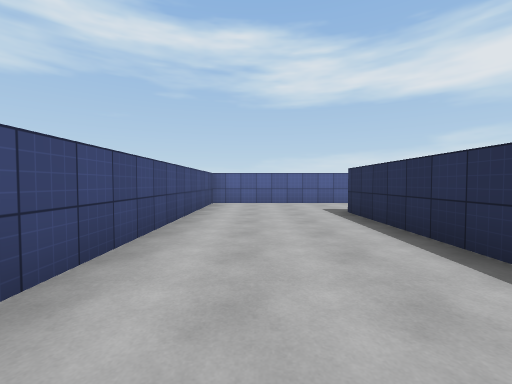
View 1 (above)

24 first-person views from a walk through a scene from a Unity 3-D project. The camera is 1.3 m above the floor, tilts 2° down and sees 90° across. The floor is counted in squares, 2 m on a side. Each view is taken from the middle of a square. On the plan, view 1 faces up. The plan holds only what a view shows up to about 9 squares ahead; the rest is blank. The place goes on beyond the plan. Surface patterns are stand-ins for the level's own textures.

View 2
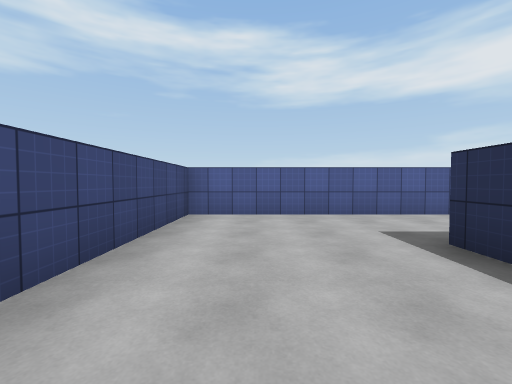

View 3
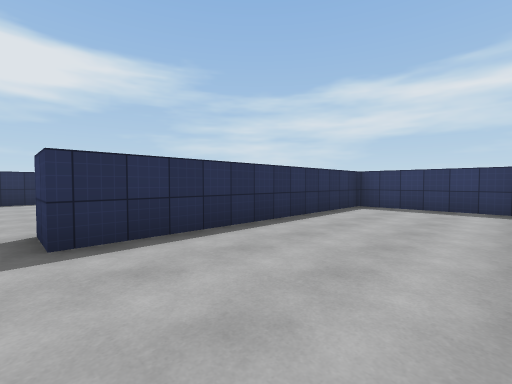

View 4
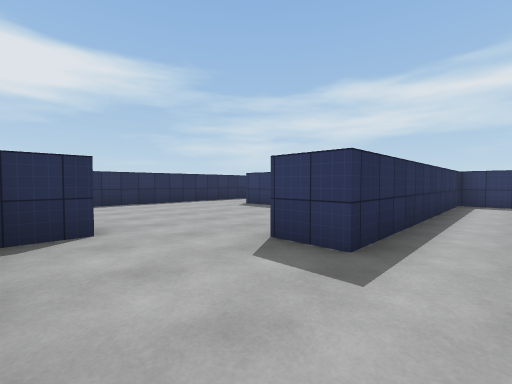

View 5
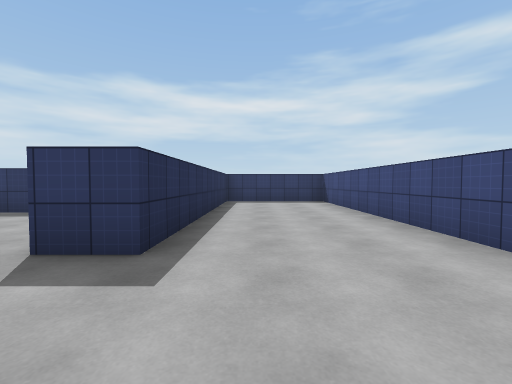

View 6
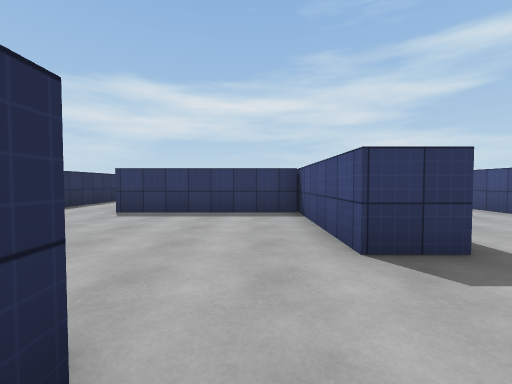

View 7
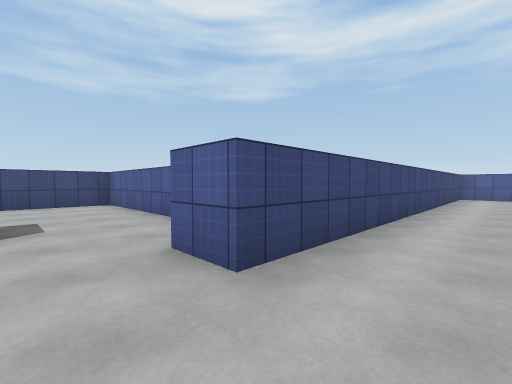

View 8
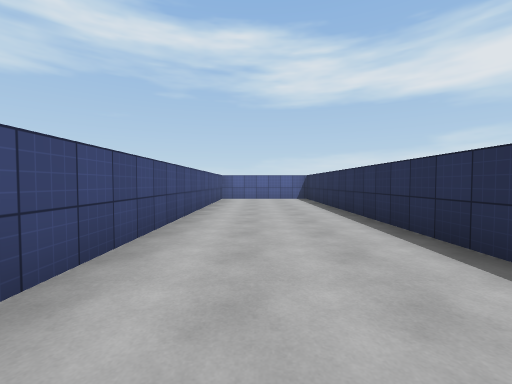

View 9
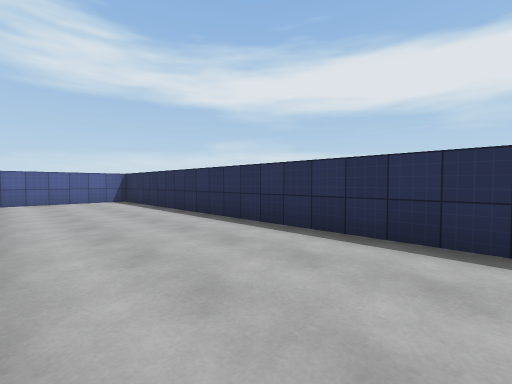

View 10
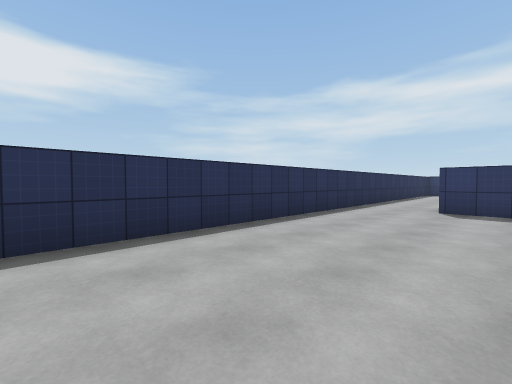

View 11
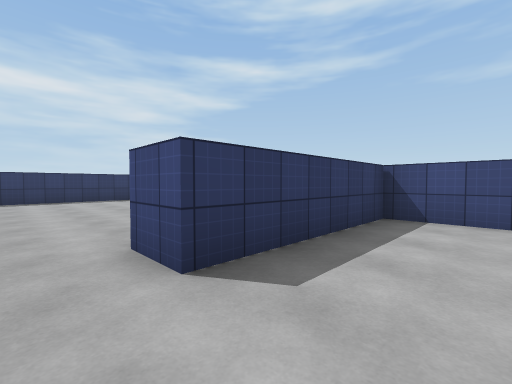

View 12
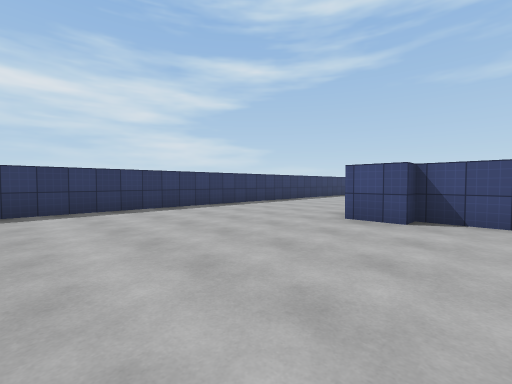

View 13
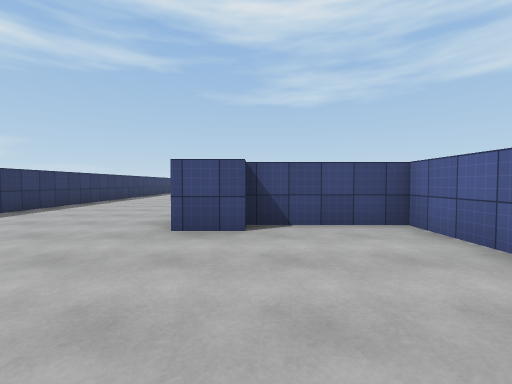

View 14
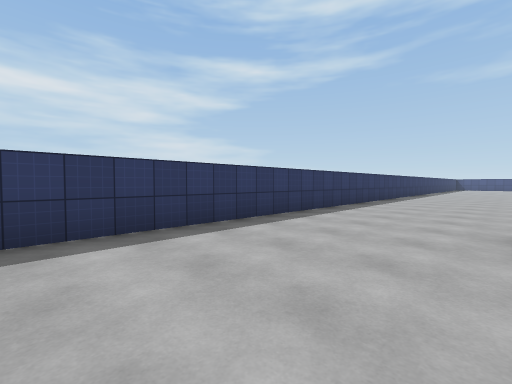

View 15
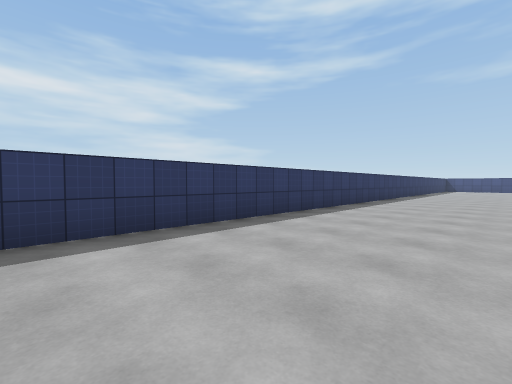

View 16
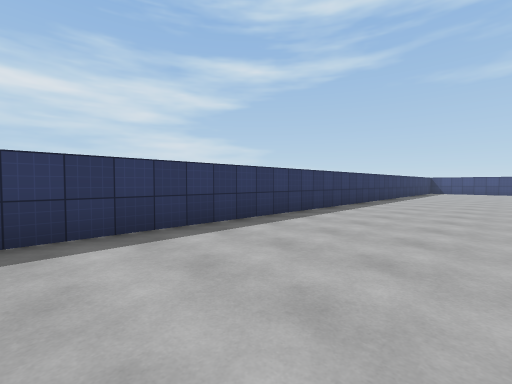

View 17
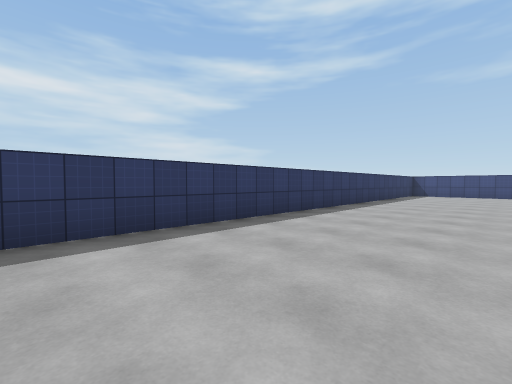

View 18
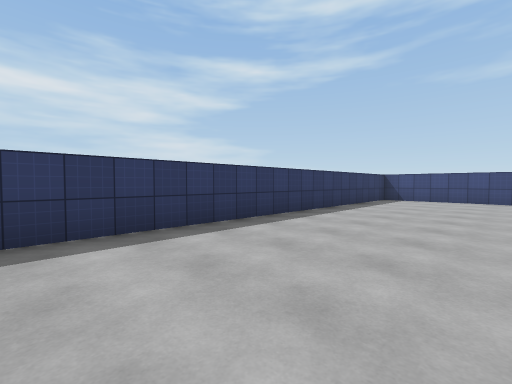

View 19
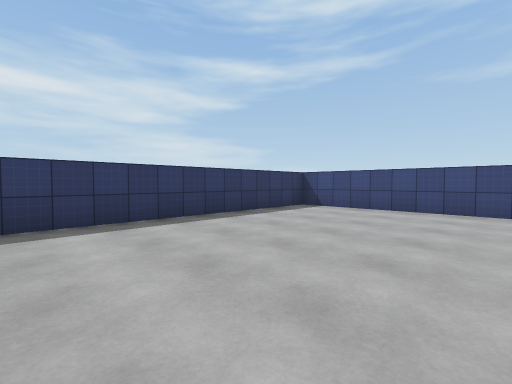

View 20
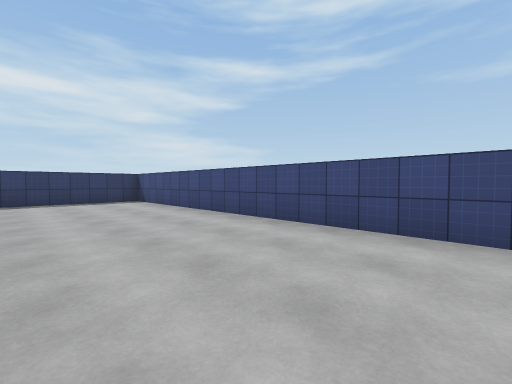

View 21
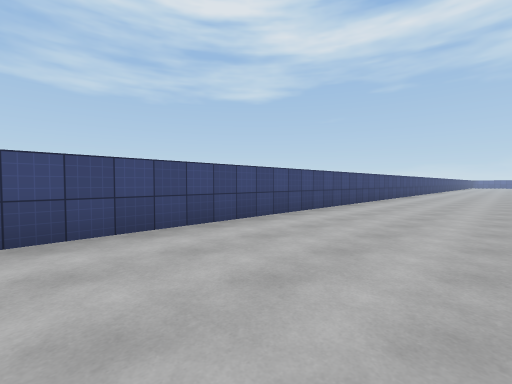

View 22
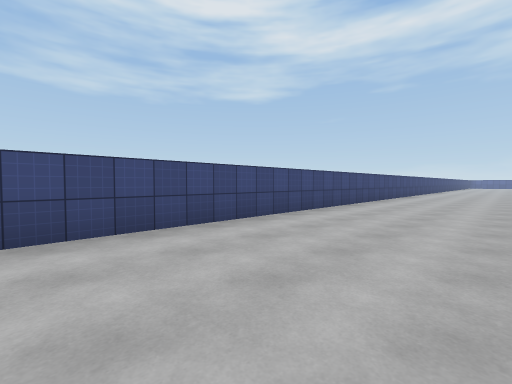

View 23
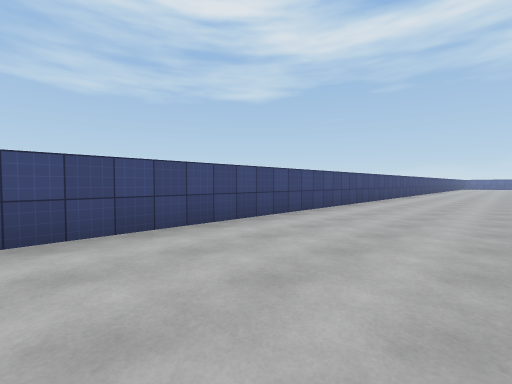

View 24
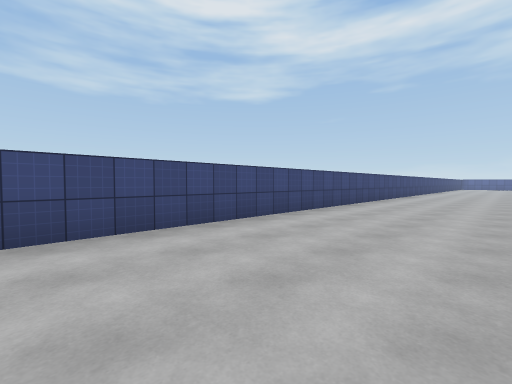

### Floor plan
Ten units are one square. View 1 is at (0, 0); x grows to the right and y downward. Boxes are objects, and circles mark ways between rooms. Rooms are numbered by the first view taken in them; rooms with no view inside come last. Other rooms are left out.
<svg viewBox="-270 -200 366 270">
<path fill="none" stroke="#000" d="M46 -72 46 -81M41 -83 -14 -83 -14 10M-10 12 20 12 20 -57 30 -57 30 -45M30 -45 30 -20M56 -172 56 -72 46 -72M91 -25 91 -186 60 -186M30 -24 71 -24M35 12 35 22M48 -14 30 -14 30 12M-265 -195 -265 65 80 65M71 -24 71 -12M91 10 91 -25"/>
<circle cx="40" cy="-60" r="3" fill="#2a7"/>
<circle cx="80" cy="-20" r="3" fill="#2a7"/>
<text x="10" y="-40">1</text>
<text x="70" y="-100">2</text>
<text x="-130" y="-60">3</text>
</svg>
Room 1 opens to room 2. Room 2 opens to room 3.

Where each view was taken, in squares from view 1:
view 1: 0 up, 0 right, facing up
view 2: 3 up, 0 right, facing up
view 3: 6 up, 1 left, facing down-right
view 4: 8 up, 1 right, facing down-right
view 5: 8 up, 1 right, facing down
view 6: 8 up, 4 right, facing down
view 7: 6 up, 7 right, facing up-left
view 8: 8 up, 7 right, facing up
view 9: 9 up, 6 right, facing up-right
view 10: 9 up, 6 right, facing down-right
view 11: 4 up, 8 right, facing down-left
view 12: 0 up, 8 right, facing down-left
view 13: 1 down, 7 right, facing left
view 14: 3 down, 2 right, facing down-left
view 15: 3 down, 3 left, facing down-left
view 16: 3 down, 8 left, facing down-left
view 17: 3 down, 12 left, facing down-left
view 18: 3 down, 16 left, facing down-left
view 19: 2 down, 20 left, facing down-left
view 20: 3 up, 23 left, facing down-left
view 21: 1 up, 23 left, facing up-left
view 22: 4 up, 23 left, facing up-left
view 23: 9 up, 23 left, facing up-left
view 24: 11 up, 23 left, facing up-left
